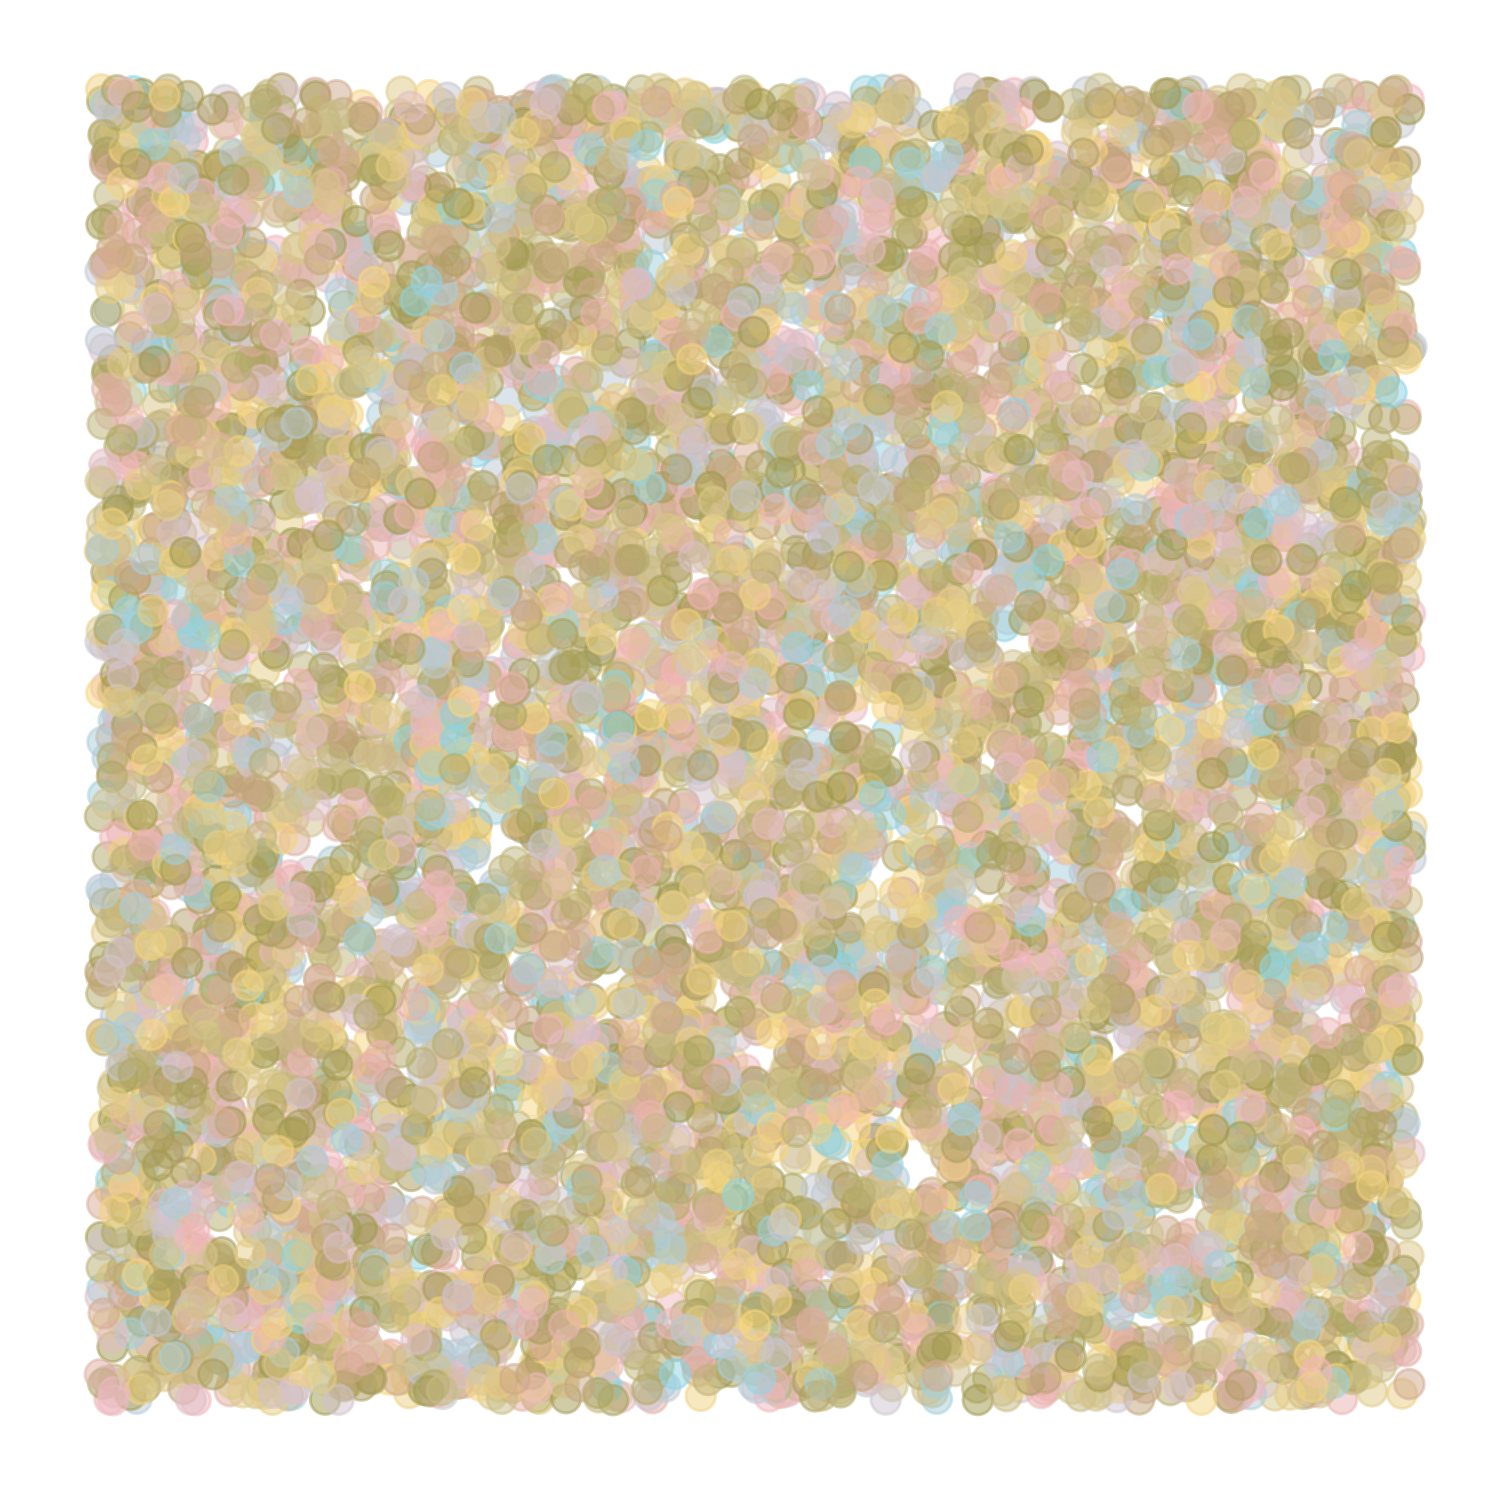

This chart was generated by the following R code:
library(ggplot2)
library("wesanderson")

# Generate data
set.seed(1)

x = c(runif(10000))
y = c(runif(10000))
c = c(runif(10000))

dots = data.frame(x, y, c)

# Plot
theme_art <- theme(
  legend.position = 'none',
  aspect.ratio = 1,
  panel.background = element_rect(fill = 'white'),
  panel.grid = element_blank(),
  axis.line = element_blank(),
  axis.ticks = element_blank(),
  axis.text = element_blank(),
  axis.title = element_blank(),
  panel.border = element_rect(colour = 'white', fill=NA, size=10)
)

ggplot(dots, aes(x, y, color = c)) +
  geom_point(alpha = 0.5, size = 3) +
  scale_color_gradientn(colors = wes_palette("Moonrise3", type = 'continuous')) +
  theme_art

ggsave('./Day01/thousand_points.png', width = 5, height = 5)

